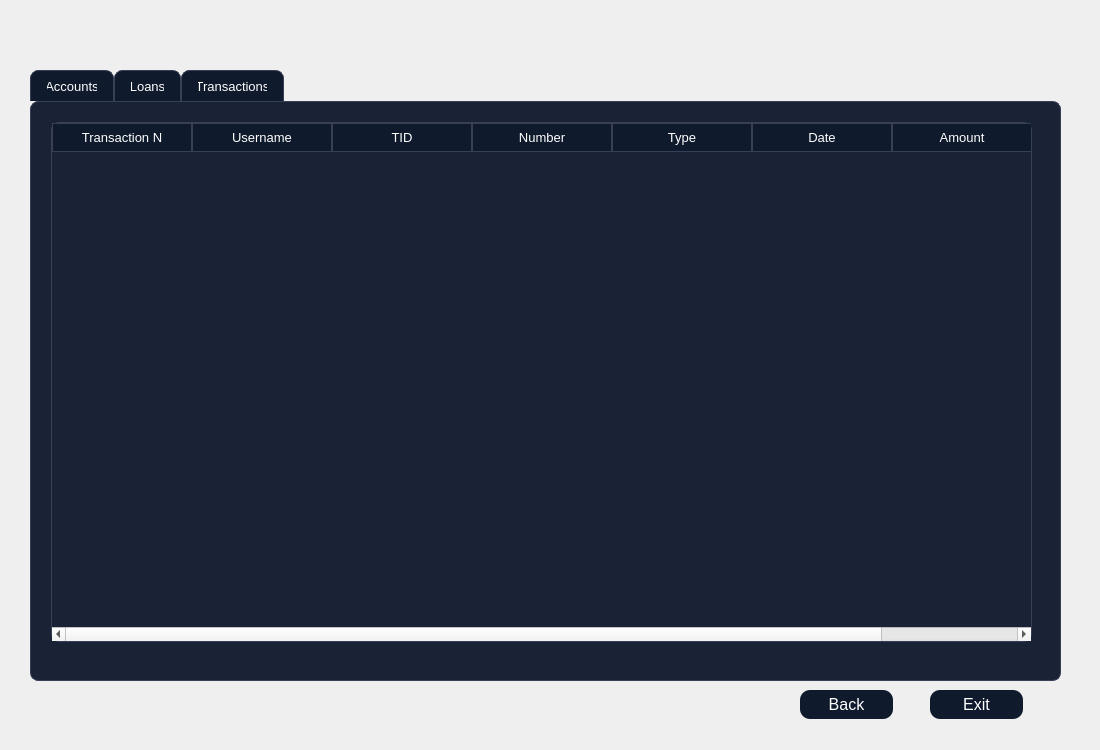
<?xml version="1.0" encoding="UTF-8"?>
<ui version="4.0">
 <class>archieve</class>
 <widget class="QDialog" name="archieve">
  <property name="geometry">
   <rect>
    <x>0</x>
    <y>0</y>
    <width>1100</width>
    <height>750</height>
   </rect>
  </property>
  <property name="windowTitle">
   <string>Dialog</string>
  </property>
  <property name="styleSheet">
   <string notr="true">QTableWidget {
    background-color: #1A2236;
    color: #FFFFFF;
    border: 1px solid #3A3F58;
    gridline-color: #3A3F58;
    font-family: &quot;Inter&quot;;
    font-size: 10pt;
    border-radius: 8px;
    selection-background-color: #0F5FFF;
    selection-color: #FFFFFF;
}

QHeaderView::section {
    background-color: #0F1A2C;
    color: #FFFFFF;
    border: 1px solid #3A3F58;
    padding: 4px;
    font-family: &quot;Montserrat SemiBold&quot;;
    font-size: 10pt;
}

QTableWidget::item:selected {
    background-color: #0F5FFF;
    color: #FFFFFF;
}
QGroupBox {
    border: 1.5px solid #BFC5D2;
    border-radius: 12px;
    margin-top: 25px;
    color: white;
    font-family: &quot;Segoe UI Semibold&quot;;
    font-size: 14pt;
}

QGroupBox::title {
    subcontrol-origin: margin;
    padding: 4px 10px;
}
QPushButton {
    background-color: #0F1A2C;
    color: #FFFFFF;
	border-color: rgb(0, 0, 0);
    border-radius: 10px;
    font-family: &quot;Montserrat SemiBold&quot;;
    font-size: 12pt;
    padding: 6px 12px;
}

QPushButton:hover {
    background-color: #1A2942;
}

QPushButton:pressed {
    background-color: #09111A;
}
QLineEdit {
    background-color: #FFFFFF;
    border: 1px solid #C6D4E1;
    border-radius: 8px;
    padding: 6px;
    color: #0A1320;
    font-family: &quot;Inter&quot;;
    font-size: 11pt;
}

QLineEdit:focus {
    border: 1px solid #00B4FF;
    background-color: #F8FBFF;
}
QComboBox {
    background-color: #FFFFFF;
    border: 1px solid #C6D4E1;
    border-radius: 8px;
    padding: 6px;
    color: #0A1320;
    font-family: &quot;Inter&quot;;
    font-size: 11pt;
}

QComboBox:focus {
    border: 1px solid #00B4FF;
    background-color: #F8FBFF;
}

QComboBox::drop-down {
    subcontrol-origin: padding;
    subcontrol-position: top right;
    width: 20px;
    border-left: 1px solid #C6D4E1;
}

QComboBox::down-arrow {
    
	image: url(:/new/prefix1/icon.png);
    width: 12px;
    height: 12px;
}
QDateEdit {
    background-color: #FFFFFF;
    border: 1px solid #C6D4E1;
    border-radius: 8px;
    padding: 6px;
    color: #0A1320;
    font-family: &quot;Inter&quot;;
    font-size: 11pt;
}

QDateEdit:focus {
    border: 1px solid #00B4FF;
    background-color: #F8FBFF;
}

QDateEdit::drop-down {
    subcontrol-origin: padding;
    subcontrol-position: top right;
    width: 20px;
    border-left: 1px solid #C6D4E1;
}

QDateEdit::down-arrow {
    image: url(:/new/prefix1/icon.png);
    width: 12px;
    height: 12px;
}
QDateEdit::up-arrow {
    
	image: url(:/new/prefix1/icon3.webp);
    width: 12px;
    height: 12px;
}

QTabWidget::pane {
    border: 1px solid #3A3F58;
    border-radius: 8px;
    background-color: #1A2236;
}

QTabBar::tab {
    background: #0F1A2C;
    color: #FFFFFF;
    border: 1px solid #3A3F58;
    border-bottom: none;
    border-top-left-radius: 8px;
    border-top-right-radius: 8px;
    padding: 8px 16px;
    font-family: &quot;Montserrat SemiBold&quot;;
    font-size: 10pt;
}

QTabBar::tab:hover {
    background: #1A2942;
}</string>
  </property>
  <widget class="QTabWidget" name="tabs">
   <property name="geometry">
    <rect>
     <x>30</x>
     <y>70</y>
     <width>1031</width>
     <height>611</height>
    </rect>
   </property>
   <property name="currentIndex">
    <number>2</number>
   </property>
   <widget class="QWidget" name="account_2">
    <attribute name="title">
     <string>Accounts</string>
    </attribute>
    <widget class="QTableWidget" name="accounts_2">
     <property name="geometry">
      <rect>
       <x>20</x>
       <y>20</y>
       <width>981</width>
       <height>551</height>
      </rect>
     </property>
     <attribute name="horizontalHeaderDefaultSectionSize">
      <number>123</number>
     </attribute>
     <column>
      <property name="text">
       <string>Account Number</string>
      </property>
     </column>
     <column>
      <property name="text">
       <string>Account Type</string>
      </property>
     </column>
     <column>
      <property name="text">
       <string>IBAN</string>
      </property>
     </column>
     <column>
      <property name="text">
       <string>Branch Code</string>
      </property>
     </column>
     <column>
      <property name="text">
       <string>Holder Name</string>
      </property>
     </column>
     <column>
      <property name="text">
       <string>Opening Date</string>
      </property>
     </column>
     <column>
      <property name="text">
       <string>Balance</string>
      </property>
     </column>
     <column>
      <property name="text">
       <string>Status</string>
      </property>
     </column>
    </widget>
    <widget class="QLabel" name="l1">
     <property name="geometry">
      <rect>
       <x>190</x>
       <y>480</y>
       <width>621</width>
       <height>41</height>
      </rect>
     </property>
     <property name="text">
      <string/>
     </property>
    </widget>
   </widget>
   <widget class="QWidget" name="loan_2">
    <attribute name="title">
     <string>Loans</string>
    </attribute>
    <widget class="QTableWidget" name="loans_2">
     <property name="geometry">
      <rect>
       <x>20</x>
       <y>20</y>
       <width>980</width>
       <height>520</height>
      </rect>
     </property>
     <attribute name="horizontalHeaderMinimumSectionSize">
      <number>40</number>
     </attribute>
     <attribute name="horizontalHeaderDefaultSectionSize">
      <number>123</number>
     </attribute>
     <column>
      <property name="text">
       <string>Loan ID</string>
      </property>
     </column>
     <column>
      <property name="text">
       <string>Loan Type</string>
      </property>
     </column>
     <column>
      <property name="text">
       <string>Start Date</string>
      </property>
     </column>
     <column>
      <property name="text">
       <string>End Date</string>
      </property>
     </column>
     <column>
      <property name="text">
       <string>Principal Amount </string>
      </property>
     </column>
     <column>
      <property name="text">
       <string>Interest Rate</string>
      </property>
     </column>
     <column>
      <property name="text">
       <string>Monthly Payment</string>
      </property>
     </column>
     <column>
      <property name="text">
       <string>Loan Status</string>
      </property>
     </column>
    </widget>
    <widget class="QLabel" name="l2">
     <property name="geometry">
      <rect>
       <x>160</x>
       <y>410</y>
       <width>751</width>
       <height>81</height>
      </rect>
     </property>
     <property name="text">
      <string/>
     </property>
    </widget>
   </widget>
   <widget class="QWidget" name="transaction_2">
    <attribute name="title">
     <string>Transactions</string>
    </attribute>
    <widget class="QTableWidget" name="transactions_2">
     <property name="geometry">
      <rect>
       <x>20</x>
       <y>20</y>
       <width>981</width>
       <height>520</height>
      </rect>
     </property>
     <attribute name="horizontalHeaderDefaultSectionSize">
      <number>140</number>
     </attribute>
     <column>
      <property name="text">
       <string>Transaction N</string>
      </property>
     </column>
     <column>
      <property name="text">
       <string>Username</string>
      </property>
     </column>
     <column>
      <property name="text">
       <string>TID</string>
      </property>
     </column>
     <column>
      <property name="text">
       <string>Number</string>
      </property>
     </column>
     <column>
      <property name="text">
       <string>Type</string>
      </property>
     </column>
     <column>
      <property name="text">
       <string>Date</string>
      </property>
     </column>
     <column>
      <property name="text">
       <string>Amount</string>
      </property>
     </column>
    </widget>
    <widget class="QLabel" name="l3">
     <property name="geometry">
      <rect>
       <x>120</x>
       <y>430</y>
       <width>781</width>
       <height>61</height>
      </rect>
     </property>
     <property name="text">
      <string/>
     </property>
    </widget>
   </widget>
  </widget>
  <widget class="QLabel" name="label">
   <property name="geometry">
    <rect>
     <x>0</x>
     <y>0</y>
     <width>1100</width>
     <height>750</height>
    </rect>
   </property>
   <property name="styleSheet">
    <string notr="true">image: url(:/new/prefix1/bg.jpg);</string>
   </property>
   <property name="text">
    <string/>
   </property>
  </widget>
  <widget class="QPushButton" name="back">
   <property name="geometry">
    <rect>
     <x>800</x>
     <y>690</y>
     <width>93</width>
     <height>29</height>
    </rect>
   </property>
   <property name="text">
    <string>Back</string>
   </property>
  </widget>
  <widget class="QPushButton" name="exit">
   <property name="geometry">
    <rect>
     <x>930</x>
     <y>690</y>
     <width>93</width>
     <height>29</height>
    </rect>
   </property>
   <property name="text">
    <string>Exit</string>
   </property>
  </widget>
  <zorder>label</zorder>
  <zorder>tabs</zorder>
  <zorder>back</zorder>
  <zorder>exit</zorder>
 </widget>
 <resources/>
 <connections/>
</ui>
